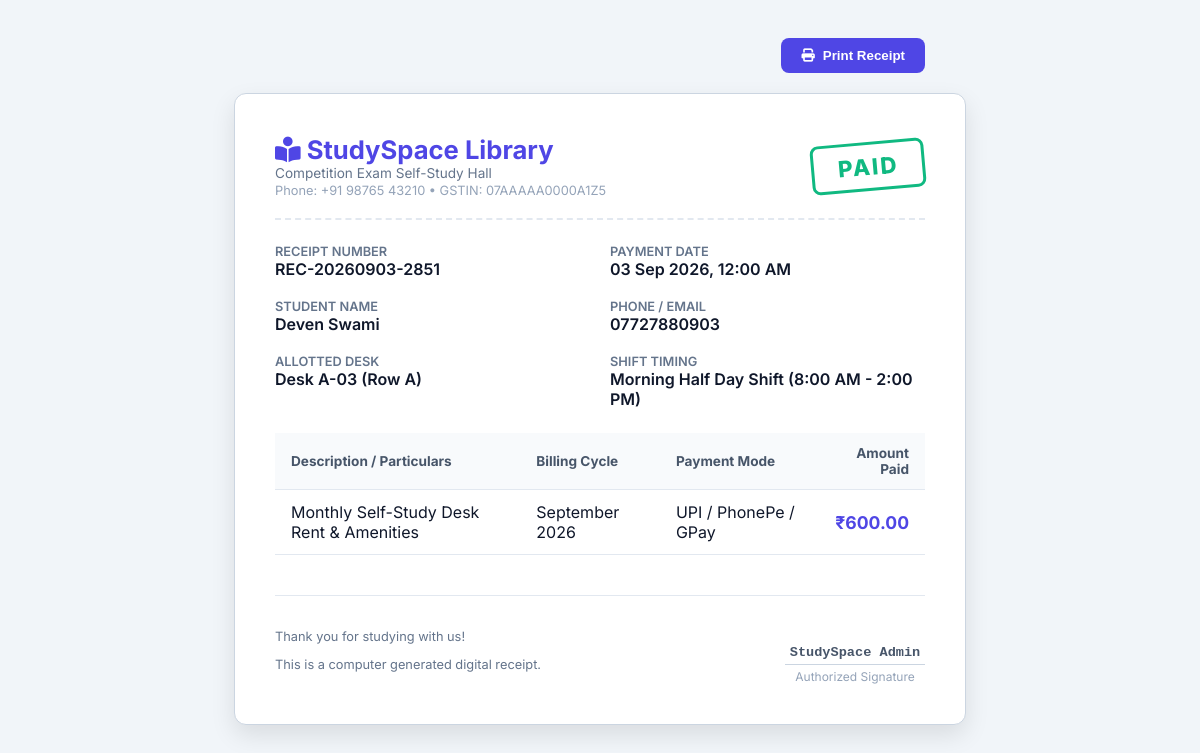
Page /receipt.php?receipt_no=REC-20260903-2851 (signed in) on the committed database.
### tables this page shows
CREATE TABLE fee_payments (
        id INTEGER PRIMARY KEY AUTOINCREMENT,
        allocation_id INTEGER NOT NULL,
        user_id INTEGER NOT NULL,
        month_year TEXT NOT NULL, -- e.g., '2026-09'
        amount REAL NOT NULL,
        due_date DATE NOT NULL,
        paid_date DATE,
        payment_status TEXT NOT NULL DEFAULT 'pending', -- 'paid', 'pending', 'overdue'
        payment_mode TEXT, -- 'Cash', 'UPI', 'NetBanking', 'Card'
        receipt_no TEXT UNIQUE,
        remarks TEXT,
        created_at DATETIME DEFAULT CURRENT_TIMESTAMP,
        FOREIGN KEY (allocation_id) REFERENCES allocations(id) ON DELETE CASCADE,
        FOREIGN KEY (user_id) REFERENCES users(id) ON DELETE CASCADE
    );

CREATE TABLE users (
        id INTEGER PRIMARY KEY AUTOINCREMENT,
        name TEXT NOT NULL,
        email TEXT UNIQUE NOT NULL,
        phone TEXT NOT NULL,
        password TEXT NOT NULL,
        role TEXT NOT NULL DEFAULT 'student', -- 'admin' or 'student'
        emergency_contact TEXT,
        id_proof_type TEXT, -- 'Aadhaar', 'Voter ID', 'Driving License', 'Student ID'
        id_proof_no TEXT,
        status TEXT NOT NULL DEFAULT 'pending', -- 'pending', 'approved', 'hold', 'cancelled'
        created_at DATETIME DEFAULT CURRENT_TIMESTAMP
    , otp_code TEXT, otp_expires_at DATETIME, registered_device_id TEXT, father_name TEXT, address TEXT, is_deleted INTEGER DEFAULT 0, deleted_at DATETIME);

CREATE TABLE seats (
        id INTEGER PRIMARY KEY AUTOINCREMENT,
        seat_number TEXT UNIQUE NOT NULL, -- e.g., 'A-01', 'A-02', 'B-01'
        row_label TEXT NOT NULL DEFAULT 'A', -- Row A, B, C, D
        is_active INTEGER DEFAULT 1,
        remarks TEXT
    );

CREATE TABLE shifts (
        id INTEGER PRIMARY KEY AUTOINCREMENT,
        name TEXT NOT NULL, -- e.g., 'Morning Shift', 'Afternoon Shift', 'Evening Shift', 'Full Day / 24 hrs'
        start_time TEXT NOT NULL, -- e.g., '06:00'
        end_time TEXT NOT NULL,   -- e.g., '12:00'
        fee_amount REAL NOT NULL, -- Monthly fee in INR
        is_active INTEGER DEFAULT 1
    );

### receipt.php (the view, shortened to what this page needs)
<?php
require_once __DIR__ . '/config/auth.php';
$receipt_no = trim($_GET['receipt_no'] ?? '');
$stmt = $pdo->prepare("
    SELECT fp.*, u.name as student_name, u.phone as student_phone, u.email as student_email, u.id_proof_type, u.id_proof_no,
           s.seat_number, s.row_label, sh.name as shift_name, sh.start_time, sh.end_time
    FROM fee_payments fp
    JOIN users u ON fp.user_id = u.id
    JOIN allocations a ON fp.allocation_id = a.id
    JOIN seats s ON a.seat_id = s.id
    JOIN shifts sh ON a.shift_id = sh.id
    WHERE fp.receipt_no = ?
");
$stmt->execute([$receipt_no]);
$receipt = $stmt->fetch();
?>
<!DOCTYPE html>
<html lang="en">
<head>
    <link rel="stylesheet" href="https://cdnjs.cloudflare.com/ajax/libs/font-awesome/6.4.0/css/all.min.css">
</head>
<body>
    <div style="max-width: 650px; margin: 0 auto 20px auto; text-align: right;" class="no-print">
        <button onclick="window.print()" class="btn-print"><i class="fas fa-print"></i> Print Receipt</button>
    </div>
    <div class="receipt-card">
        <div class="header-brand">
            <div>
                <div class="receipt-title"><i class="fas fa-book-reader"></i> StudySpace Library</div>
                <div style="font-size: 0.85rem; color: #64748b;">Competition Exam Self-Study Hall</div>
                <div style="font-size: 0.8rem; color: #94a3b8; margin-top: 2px;">Phone: +91 98765 43210 &bull; GSTIN: 07AAAAA0000A1Z5</div>
            </div>
            <div style="text-align: right;">
                <div class="paid-stamp">PAID</div>
            </div>
        </div>
        <div class="info-grid">
            <div class="info-box">
                <label>Receipt Number</label>
                <span><?php echo htmlspecialchars($receipt['receipt_no']); ?></span>
            </div>
            <div class="info-box">
                <label>Payment Date</label>
                <span><?php echo date('d M Y, h:i A', strtotime($receipt['paid_date'])); ?></span>
            </div>
            <div class="info-box">
                <label>Student Name</label>
                <span><?php echo htmlspecialchars($receipt['student_name']); ?></span>
            </div>
            <div class="info-box">
                <label>Phone / Email</label>
                <span><?php echo htmlspecialchars($receipt['student_phone']); ?></span>
            </div>
            <div class="info-box">
                <label>Allotted Desk</label>
                <span>Desk <?php echo htmlspecialchars($receipt['seat_number']); ?> (Row <?php echo $receipt['row_label']; ?>)</span>
            </div>
            <div class="info-box">
                <label>Shift Timing</label>
                <span><?php echo htmlspecialchars($receipt['shift_name']); ?> (<?php echo date('g:i A', strtotime($receipt['start_time'])); ?> - <?php echo date('g:i A', strtotime($receipt['end_time'])); ?>)</span>
            </div>
        </div>
        <table class="payment-table">
            <thead>
                <tr>
                    <th>Description / Particulars</th>
                    <th>Billing Cycle</th>
                    <th>Payment Mode</th>
                    <th style="text-align: right;">Amount Paid</th>
                </tr>
            </thead>
            <tbody>
                <tr>
                    <td>Monthly Self-Study Desk Rent & Amenities</td>
                    <td><?php echo date('F Y', strtotime($receipt['month_year'] . '-01')); ?></td>
                    <td><?php echo htmlspecialchars($receipt['payment_mode'] ?? 'Cash'); ?></td>
                    <td style="text-align: right; font-weight: 700; font-size: 1.1rem; color: #4f46e5;">
                        ₹<?php echo number_format($receipt['amount'], 2); ?>
                    </td>
                </tr>
            </tbody>
        </table>
        <div style="display: flex; justify-content: space-between; align-items: flex-end; margin-top: 40px; border-top: 1px solid #e2e8f0; padding-top: 20px;">
            <div style="font-size: 0.8rem; color: #64748b;">
                <p>Thank you for studying with us!</p>
                <p style="margin-top: 2px;">This is a computer generated digital receipt.</p>
            </div>
            <div style="text-align: center;">
                <div style="font-family: 'Courier New', monospace; font-size: 0.85rem; font-weight: 700; color: #475569;">StudySpace Admin</div>
                <div style="font-size: 0.75rem; color: #94a3b8; border-top: 1px solid #cbd5e1; padding-top: 4px; margin-top: 4px; width: 140px;">Authorized Signature</div>
            </div>
        </div>
    </div>
</body>
</html>

### receipt.php (style rules this page uses)
body { font-family: 'Inter', sans-serif; background: #f1f5f9; color: #0f172a; padding: 30px 15px; }
.receipt-card { max-width: 650px; margin: 0 auto; background: #ffffff; border-radius: 12px; padding: 40px; box-shadow: 0 10px 25px rgba(0,0,0,0.1); border: 1px solid #cbd5e1; position: relative; }
.header-brand { display: flex; justify-content: space-between; align-items: center; border-bottom: 2px dashed #e2e8f0; padding-bottom: 20px; margin-bottom: 24px; }
.receipt-title { font-size: 1.6rem; font-weight: 700; color: #4f46e5; }
.info-grid { display: grid; grid-template-columns: 1fr 1fr; gap: 20px; margin-bottom: 24px; }
.info-box label { font-size: 0.8rem; color: #64748b; text-transform: uppercase; font-weight: 600; display: block; }
.info-box span { font-size: 1rem; font-weight: 600; color: #0f172a; }
.payment-table { width: 100%; border-collapse: collapse; margin-bottom: 30px; }
.payment-table th, .payment-table td { padding: 12px 16px; border-bottom: 1px solid #e2e8f0; text-align: left; }
.payment-table th { background: #f8fafc; color: #475569; font-size: 0.85rem; }
.paid-stamp { display: inline-block; padding: 8px 24px; border: 3px solid #10b981; color: #10b981; font-size: 1.4rem; font-weight: 800; text-transform: uppercase; letter-spacing: 2px; border-radius: 8px; transform: rotate(-5deg); }
.btn-print { background: #4f46e5; color: #fff; padding: 10px 20px; border: none; border-radius: 8px; font-weight: 600; cursor: pointer; text-decoration: none; display: inline-flex; align-items: center; gap: 8px; }

### rows in the picture
fee_payments: receipt_no "REC-20260903-2851", paid_date "03 Sep 2026, 12:00 AM", user.name "Deven Swami", user.phone "07727880903", seats.seat_number "A-03", seats.row_label "A", shifts.name "Morning Half Day Shift", shifts.start_time "8:00 AM", shifts.end_time "2:00 PM", month_year "September 2026", payment_mode "UPI / PhonePe / GPay", amount "600.00"
